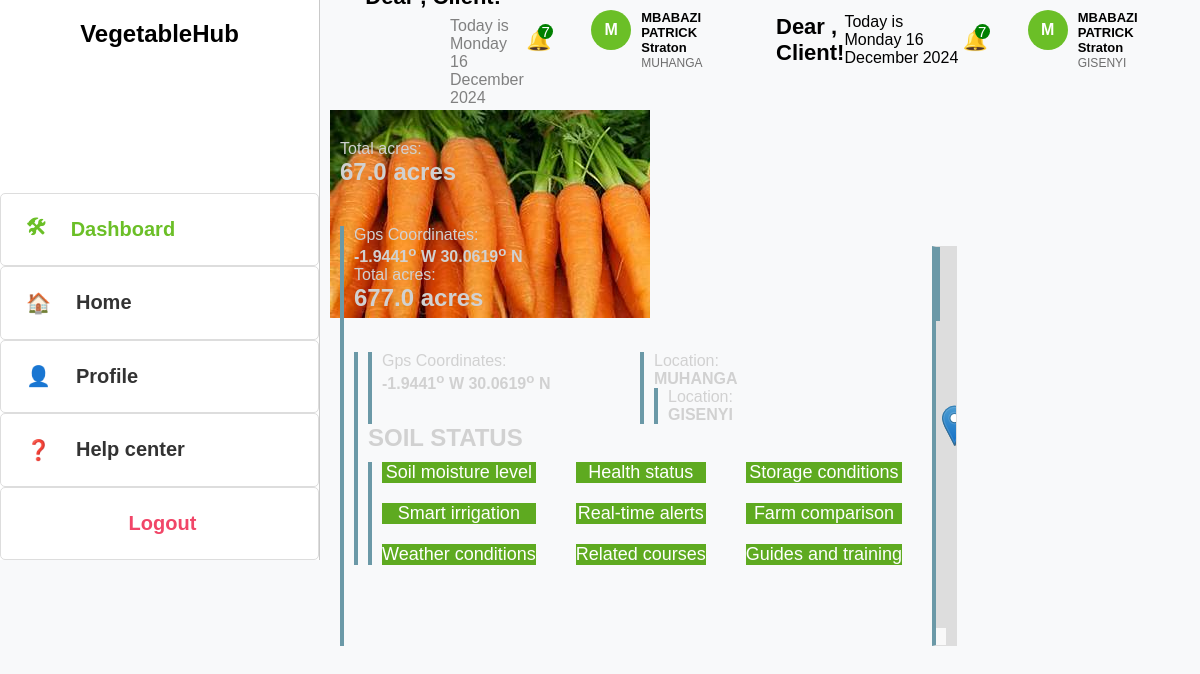
The page /user/7/ on the database its author committed.
### Webapp/models.py (models this page shows, shortened)
class Farmer(models.Model):
    farmer_id = models.AutoField(primary_key=True)
    first_name = models.CharField(max_length=255)
    last_name = models.CharField(max_length=255)
    telephone = models.CharField(max_length=13)
    email = models.CharField(max_length=50)
    location = models.CharField(max_length=255)
    user=models.ForeignKey(User, on_delete=models.CASCADE, related_name='farmers')
    Vegetable_type=models.CharField(max_length=20, default='Carrot')

class Register(models.Model):
     user = models.ForeignKey(User, on_delete=models.CASCADE, null=True, blank=True)
     Names=models.CharField(max_length=255)
     email=models.EmailField(validators=[EmailValidator()])
     phone = models.CharField(
        max_length=15,
        validators=[RegexValidator(r'^\+?\d{10,15}$', message="Enter a valid phone number.")]
       )
     password = models.CharField(max_length=128)  # Store hashed password

class Farm(models.Model):
    farm_id = models.AutoField(primary_key=True)
    farm_name = models.CharField(max_length=255)
    latitude = models.FloatField(default=-1.9441)  # Default to Kigali latitude
    longitude = models.FloatField(default=30.0619)  # Default to Kigali longitude
    area_size = models.FloatField()
    farmer = models.ForeignKey(Farmer, on_delete=models.CASCADE, related_name='farms')
    user=models.ForeignKey(User, on_delete=models.CASCADE, related_name='farm')
    Vegetable_type=models.CharField(max_length=20, default='Carrot')
    farm_image=models.ImageField(null=True,default="th1.jpeg")

### Webapp/views.py (the view)
# urls.py: path('user/<str:pk>/',views.userPage,name='user'),
def userPage(request,pk):
    users=Register.objects.all()
    user = get_object_or_404(Register, pk=pk)
    farmers = Farmer.objects.filter(email=user.email)
    farms = Farm.objects.filter(farmer__email=user.email)
    context={'user':user,
             'farmers':farmers,
             'farms':farms,
             'now': now(),
             'users':users}
    return render(request,'Webapp/userdashboard.html',context)

### Webapp/templates/Webapp/userdashboard.html (shortened to what this page needs)
{%load static%}
<!DOCTYPE html>
<html lang="en">
<head>
<link rel="stylesheet" href="https://cdnjs.cloudflare.com/ajax/libs/leaflet/1.9.4/leaflet.css"/>
</head>
</head>
<body>
    <div class="first">
        <div class="sidebar">
            <h2>VegetableHub</h2>
            <a href="#" class="active"><span>&#x1F6E0;</span>Dashboard</a>
            <a href="{%url 'home'%}"><span>&#x1F3E0;</span>Home</a>
            <a href="{%url 'view_profile' user.id%}"><span>&#x1F464;</span>Profile</a>
            <a href="{%url 'help' user.id%}"><span class="icon">❓</span>Help center</a>
            <a href="{% url 'login-user'%}" style="color: #f14668; padding-left: 40%;">Logout</a>
        </div>
    </div>
    <div class="second">
        <div class="header">
            <div class="schedules">
              {%for  farmer in farmers%}
                <h1>Dear , <span style="color: black;"> Client!</span></h1>
                <p class="date">Today is {{ now|date:"l j F Y" }}</p>
            </div>
            <div class="prof">
              <div class="notif">&#x1F514; <span>{{users.count}}</span></div>
                    <div class="upper">
                        <div class="profile">
                      {{user.Names|slice:1}}
                        </div>
                        <div class="address">
                            <strong>{{user.Names}}</strong> <br>
                            <span>{{farmer.location}}</span>
                        </div>
                      </div>
                      {%endfor%}
            </div>
        </div>
<div class="whole">
  <div class="heading">
    <div class="photo">
      {%for farm in farms%}
      <p>Total acres:</p>
      <h2><span>{{ farm.area_size }} </span> acres</h2>
      <div class="dates">
        <div class="harvested">
          <p class="word">Gps Coordinates:</p>
          <p><b>{{farm.latitude}}<sup>o</sup> W {{farm.longitude}}<sup>o</sup>  N</b></p>
          {%endfor %}
        </div>
        {%for farmer in farmers%}
        <div class="planted">
          <p class="word">Location:</p>
          <p><b>{{farmer.location}}</b></p>
          {%endfor%}
        </div>
      </div>
    </div>
    <div class="det">
      <h2>SOIL STATUS</h2>
      <div class="details">
        <button>Soil moisture level</button>
        <button>Health status</button>
        <button>Storage conditions</button>
        <button>Smart irrigation</button>
        <button>Real-time alerts</button>
        <button>Farm comparison</button>
        <button>Weather conditions</button>
        <button>Related courses</button>
        <button>Guides and training</button>
      </div>
    </div>
  </div>
  <div class="map" id="map">
  </div>
  </div>
</div>
</body>
</html>

### rows shown on the page
Farmer: count "7", location "MUHANGA"
Register: Names "M", Names "MBABAZI PATRICK Straton"
Farmer: count "7", location "GISENYI"
Farm: area_size "67.0", latitude "-1.9441", longitude "30.0619"
Farm: area_size "677.0", latitude "-1.9441", longitude "30.0619"
